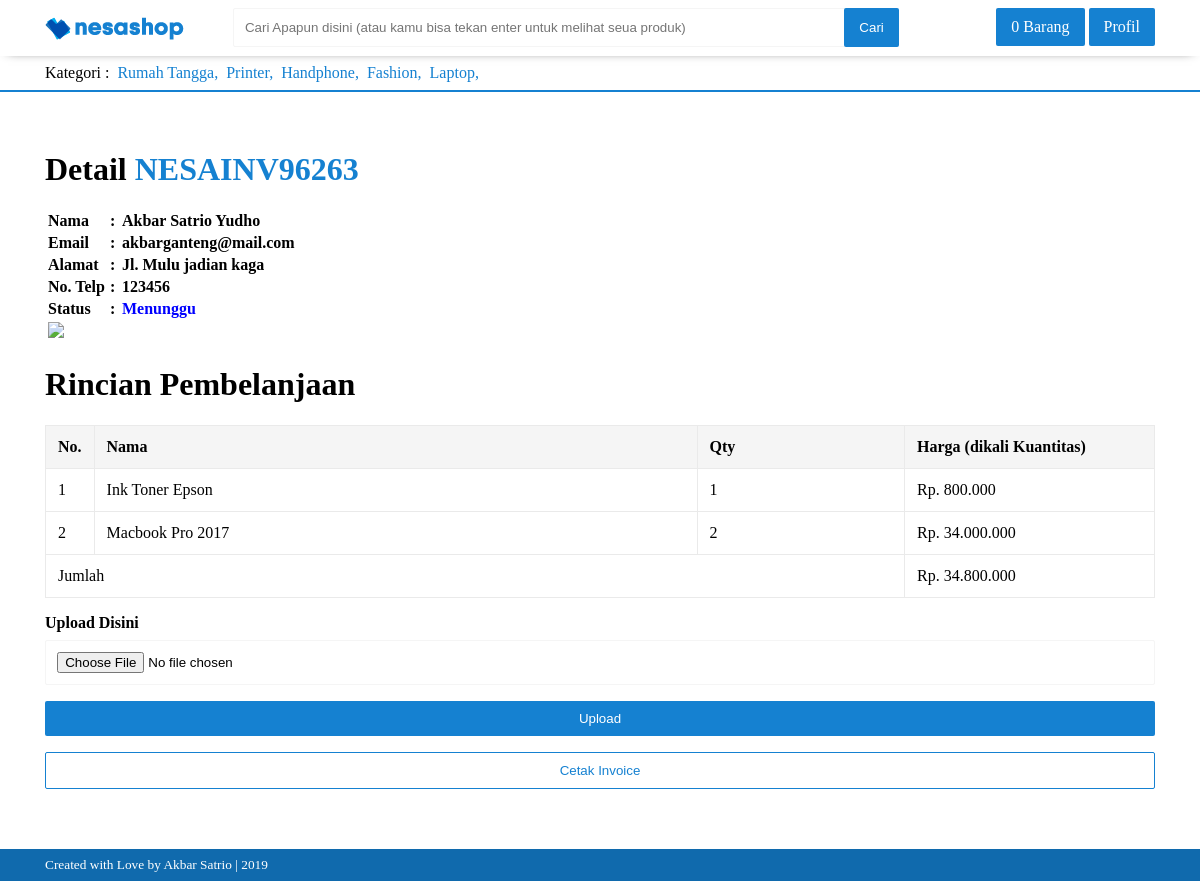
The page /index.php?page=detail_invoice&inv=NESAINV96263 (signed in) on the database its author committed.
### tables this page shows
CREATE TABLE `tbl_kategori` (
  `id_kategori` int(11) NOT NULL,
  `kategori` varchar(64) NOT NULL
);

CREATE TABLE `tbl_inv` (
  `id_inv` int(11) NOT NULL,
  `id_usr` int(11) NOT NULL,
  `id_produk` int(11) NOT NULL,
  `qty` bigint(16) NOT NULL,
  `total` bigint(16) NOT NULL,
  `invoice` varchar(255) NOT NULL,
  `status` enum('Menunggu','Disetujui','Ditolak','') NOT NULL,
  `bukti` varchar(255) NOT NULL
);

CREATE TABLE `tbl_usr` (
  `id_usr` int(11) NOT NULL,
  `nama` varchar(255) NOT NULL,
  `username` varchar(16) NOT NULL,
  `email` varchar(255) NOT NULL,
  `password` varchar(255) NOT NULL,
  `alamat` varchar(255) NOT NULL,
  `notel` bigint(16) NOT NULL,
  `norek` bigint(16) NOT NULL,
  `gambar` varchar(255) NOT NULL
);

CREATE TABLE `tbl_produk` (
  `id_produk` int(11) NOT NULL,
  `nama` varchar(64) NOT NULL,
  `merk` varchar(64) NOT NULL,
  `harga` bigint(16) NOT NULL,
  `qty` bigint(16) NOT NULL,
  `id_kategori` int(11) NOT NULL,
  `deskripsi` varchar(512) NOT NULL,
  `gambar` varchar(255) NOT NULL
);

### index.php (the view, shortened to what this page needs)
<?php
include 'usr/functions.php';
if (isset($_SESSION["login_usr"])) {
	$id_usr = $_SESSION["id_usr"];
}
?>
<!DOCTYPE html>
<html>
<head>
	<link rel="stylesheet" type="text/css" href="lib/css/starter.css">
	<link rel="stylesheet" type="text/css" href="lib/css/style.css">
</head>
<body>
<nav class="navbar fixed-top">
	<div class="container">
		<div class="row">
			<div class="nav-logo">
				<a href="index.php">
					<img src="lib/img/public/lb.png">
				</a>
			</div>
			<div class="search">
				<form action="?page=cari" method="POST" style="position: relative;">
					<input type="text" name="isi-search" class="form-control" style="padding-right: 4rem;" placeholder="Cari Apapun disini (atau kamu bisa tekan enter untuk melihat seua produk)" autocomplete="off" autofocus="">
					<button type="submit" name="search" class="btn btn-search">Cari</button>
				</form>
			</div>
			<?php
			if (!isset($_SESSION["login_usr"])) {
				echo "
						<div class='nav-btn'>
							<a href='?page=login' class='btn'>Login</a>
						</div>
				";
			} else {
				$ceker = mysqli_query($conn, "SELECT * FROM tbl_cart WHERE id_usr = '$id_usr'");
			$cekstok = mysqli_num_rows($ceker);
				echo "
						<div class='nav-btn'>
							<a href='?page=keranjang' class='btn'>".$cekstok." Barang</a>
							<a href='?page=profil' class='btn'>Profil</a>
						</div>
				";
			}
			?>
		</div>
	</div>
</nav>
<div class="category fixed-top">
	<div class="container">
		<span>Kategori :</span>
		<?php
		$queryKat = mysqli_query($conn, "SELECT * FROM tbl_kategori ORDER BY id_kategori DESC LIMIT 6");
		while ($rowKat = mysqli_fetch_assoc($queryKat)) {
		?>
		<a href="?page=kategori&id=<?= $rowKat["id_kategori"] ?>" style="margin-left: .25rem;"><?= $rowKat["kategori"] ?>,</a>
		<?php }	 ?>
	</div>
</div>
<div class="inside">
	<?php
		if (isset($_GET["page"])) {
			$page = $_GET["page"];
		} else {
			$page = 'produk';
		}
		switch ($page) {
			case 'detail_invoice':
				include 'usr/detail_invoice.php';
				break;
		}
		?>
</div>
<footer class="footer" style="background-color: #106aad; padding: .5rem;">
	<div class="container">
		<div class="row">
			<small style="color: white;">Created with Love by Akbar Satrio | 2019</small>
		</div>
	</div>
</footer>
</body>
</html>

### usr/detail_invoice.php (shortened to what this page needs)
<?php
$invoice = $_GET["inv"];
$query = mysqli_query($conn, "SELECT * FROM tbl_inv WHERE invoice = '$invoice'");
$row = mysqli_fetch_assoc($query);
?>
<div class="container" style="margin-top: 5%; margin-bottom: 5%;">
	<h1 class="nomt">Detail <span style="color: #1581d1;"><?= $row["invoice"] ?></span></h1>
	<?php
	$id_usr = $row["id_usr"];
	$queryMem = mysqli_query($conn, "SELECT * FROM tbl_usr WHERE id_usr = '$id_usr'");
	$rowMem = mysqli_fetch_assoc($queryMem);
	?>
	<table style="font-weight: bold;">
		<tr>
			<td width="60">Nama</td>
			<td width="10">:</td>
			<td><?= $rowMem["nama"] ?></td>
		</tr>
		<tr>
			<td>Email</td>
			<td>:</td>
			<td><?= $rowMem["email"] ?></td>
		</tr>
		<tr>
			<td>Alamat</td>
			<td>:</td>
			<td><?= $rowMem["alamat"] ?></td>
		</tr>
		<tr>
			<td>No. Telp</td>
			<td>:</td>
			<td><?= $rowMem["notel"] ?></td>
		</tr>
		<tr>
			<td>Status</td>
			<td>:</td>
			<td><?php
				if ($row["status"] == "Menunggu") {
					echo "<span style='color:blue'>Menunggu</span>";
					$total = $row['total'];
					echo "
					<tr>
					<td colspan='3'><img src='image.png'></td>
					</tr>";
				}
			?></td>
		</tr>
	</table>
	<h1>Rincian Pembelanjaan</h1>
	<table class="table-strip">
		<tr>
			<th width="20">No.</th>
			<th>Nama</th>
			<th>Qty</th>
			<th width="250">Harga (dikali Kuantitas)</th>
		</tr>
		<?php
		$no = 1;
		$query2 = mysqli_query($conn, "SELECT * FROM tbl_inv WHERE invoice = '$invoice'");
		while ($row2 = mysqli_fetch_assoc($query2)) {
			$id_produk = $row2["id_produk"];
			$total = 0;
			$queryProd = mysqli_query($conn, "SELECT * FROM tbl_produk WHERE id_produk ='$id_produk'");
			while ($rowProd = mysqli_fetch_assoc($queryProd)) {
				$harga = $rowProd["harga"]*$row2["qty"];
				$total += $row2["total"];
		?>
		<tr>
			<td><?= $no++ ?></td>
			<td><?= $rowProd["nama"] ?></td>
			<td><?= $row2["qty"] ?></td>
			<td><?= "Rp. ". number_format($harga,0,',','.') ?></td>
		</tr>
			<?php } ?>
		<?php } ?>
		<tr>
			<td colspan="3">Jumlah</td>
			<td><?="Rp. ". number_format( $total,0,',','.') ?></td>
		</tr>
	</table>
	<form action="" method="POST" enctype="multipart/form-data" class="mt">
		<label>
			<b>Upload Disini</b>
			<input type="file" name="gambar" class="form-control mt05">
		</label>
		<button class="btn mt" type="submit" name="bukti" style="width: 100%;">Upload</button>
		<button onclick="return window.print()" class="btn print mt" style="width: 100%;">Cetak Invoice</button>
	</form>
</div>

### usr/detail_invoice.php (style rules this page uses)
.print { background-color: transparent; border:1px solid #1581d1; color: #1581d1; }

### rows shown on the page
tbl_kategori: kategori "Rumah Tangga"
tbl_kategori: kategori "Printer"
tbl_kategori: kategori "Handphone"
tbl_kategori: kategori "Fashion"
tbl_kategori: kategori "Laptop"
tbl_inv: invoice "NESAINV96263", qty "1"
tbl_usr: nama "Akbar Satrio Yudho", email "akbarganteng@mail.com", alamat "Jl. Mulu jadian kaga", notel "123456"
tbl_produk: nama "Ink Toner Epson", harga.qty "800.000"
tbl_inv: qty "2"
tbl_produk: nama "Macbook Pro 2017", harga.qty "34.000.000"

### other values the page prints
$cekstok "0"
$total "34.800.000"
